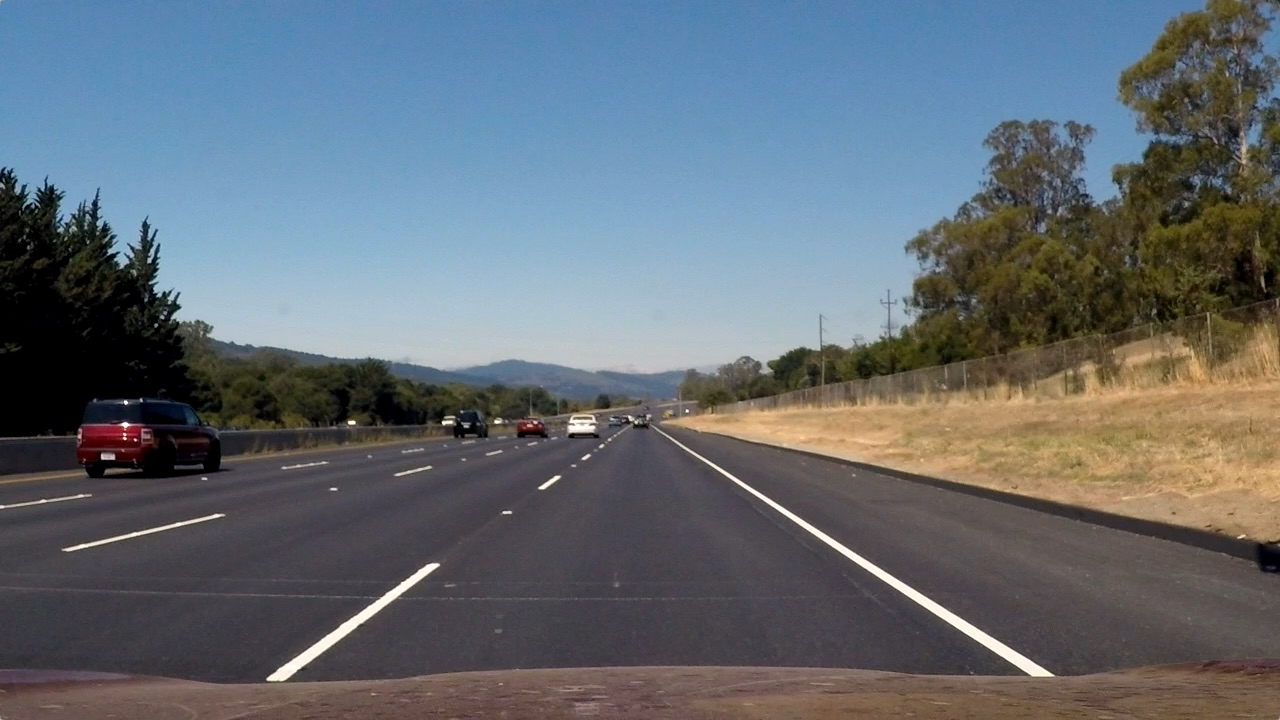
#> input picture lane_detection/road_images/straight_2.jpg, 1280 x 720 px
$ python lane_detection_completed.py
#> lines starting #> are read from the running program, lines starting #| are printed output that depends on the picture; after the words box and inside, x2 and y2 are one past the last pixel; in counts of white or black regions, pixels touching at a corner belong together
import cv2
import numpy as np
import matplotlib.pyplot as plt
from shapely.geometry import Point, Polygon
from tkinter import *

try:
    import cv2
    import numpy as np
    import matplotlib.pyplot as plt

    def make_coordinates(image, line_parameters):
        slope, intercept = line_parameters
        #print(image.shape)
        #set starting point of y from the buttom (width)
        y1 = image.shape[0]
        #set endding point of y as 3/5*width of the image
        y2 = int(y1*(3/5))
        #calculate values of x (x=(y-b)/m)
        x1 = int((y1 - intercept)/slope)
        x2 = int((y2 - intercept)/slope)
        return np.array([x1, y1, x2, y2]) #(x1,y1) is the starting points and (x2,y2) is the endding points

    def average_slope_intercept(image, lines):
        left_fit = [] #contain coordinates of the left line
        right_fit = [] #contain coordinates of the right line
        for line in lines:
            x1, y1, x2, y2 = line.reshape(4)
            parameters = np.polyfit((x1, x2), (y1, y2), 1) #fit polynomial degree 1 = fit points to y = mx+b
            #print(parameters)
            #find m and b of each line
            slope = parameters[0] # m
            intercept = parameters[1] # b
            if slope < 0:
                left_fit.append((slope, intercept))
            else:
                right_fit.append((slope, intercept))
            #print(left_fit)
            #print(right_fit)

        left_fit_average = np.average(left_fit, axis = 0) #average slope(m) and intercept(b) to get only one value for left line
        right_fit_average = np.average(right_fit, axis = 0) #average slope(m) and intercept(b) to get only one value for right line
        #print(left_fit_average, 'left') #left_fit_average contains of m and b for the left line
        #print(right_fit_average, 'right') #right_fit_average contains of m and b for the right line

        #calculate intersection points between two lines
        m1, b1 = left_fit_average
        m2, b2 = right_fit_average
        xVal = int(((b2 - b1) / (m1 - m2)))
        yVal = int((m1 * xVal) + b1)
        print (xVal,'x intersection')
        print (yVal,'y intersection')

        #find (x1,y1) is the starting points and (x2,y2) is the endding points =>left_line
        left_line = make_coordinates(image, left_fit_average) #find coordinates of the left line
        #find (x1,y1) is the starting points and (x2,y2) is the endding points =>right_line
        right_line = make_coordinates(image, right_fit_average) #find coordinates of the right line
        point = Point(xVal, yVal)
        coords = [(570, 445), (570, 295), (660,295), (660, 445)]
        area = Polygon(coords)
        print('INTERSECTION IS ', point)
        print(area)
        point.within(area)
        return np.array([left_line, right_line])

    def canny(image):
        gray = cv2.cvtColor(image, cv2.COLOR_RGB2GRAY)
        blur = cv2.GaussianBlur(gray, (5,5), 0)
        canny = cv2.Canny(blur, 50, 150)
        return canny

    #display lines on image
    def diaplay_lines(image, lines):
        line_image = np.zeros_like(image)
        if lines is not None:
            for x1, y1, x2, y2 in lines:
                #x1,y1 is the starting point of each line
                #x2,y2 is the ending point of each line
                cv2.line(line_image, (x1, y1), (x2, y2), (255, 0, 0), 10)
            #for line in lines:
                #x1, y1, x2, y2 = line.reshape(4)
                #cv2.line(line_image, (x1, y1), (x2, y2), (255, 0, 0), 10)
        return line_image

    def region_of_interest(image):
        height = image.shape[0]
        #polygons = np.array([
        #[(200, height), (1100, height), (550, 250)]
        #])
        polygons = np.array([
        [(200, 650), (1100, 650), (615, 400)]
        ])
        mask = np.zeros_like(image)
        cv2.fillPoly(mask, polygons, 255)
        masked_image = cv2.bitwise_and(image, mask)
        return masked_image

    #image = cv2.imread('test_image.jpg')
    image = cv2.imread('road_images/straight_2.jpg')
#> image is the input picture: shape (720, 1280, 3); mean B, G, R 115.1, 107.7, 99.4
    lane_image = np.copy(image)
    canny_image = canny(lane_image)
#> in canny, `gray = cv2.cvtColor(image, cv2.COLOR_RGB2GRAY)`:
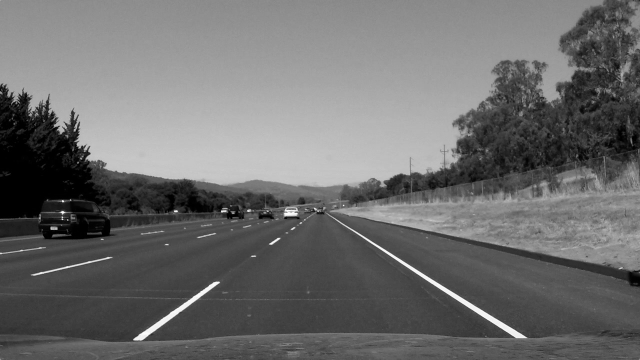
#> gray: shape (720, 1280) (shown at 1/2 size); min 0, max 254, mean 108.9
#> in canny, `canny = cv2.Canny(blur, 50, 150)`:
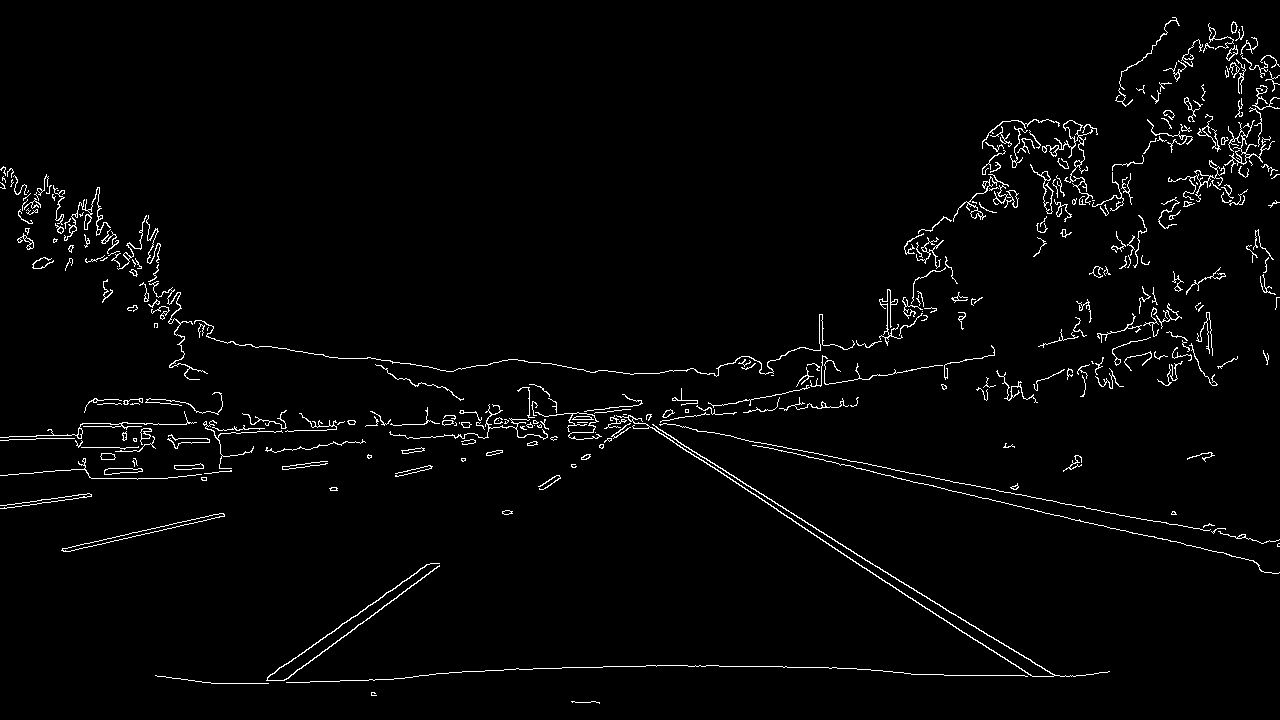
#> canny: shape (720, 1280); 2.3% white in thin lines or dots
    cropped_image = region_of_interest(canny_image)
#> in region_of_interest, `masked_image = cv2.bitwise_and(image, mask)`:
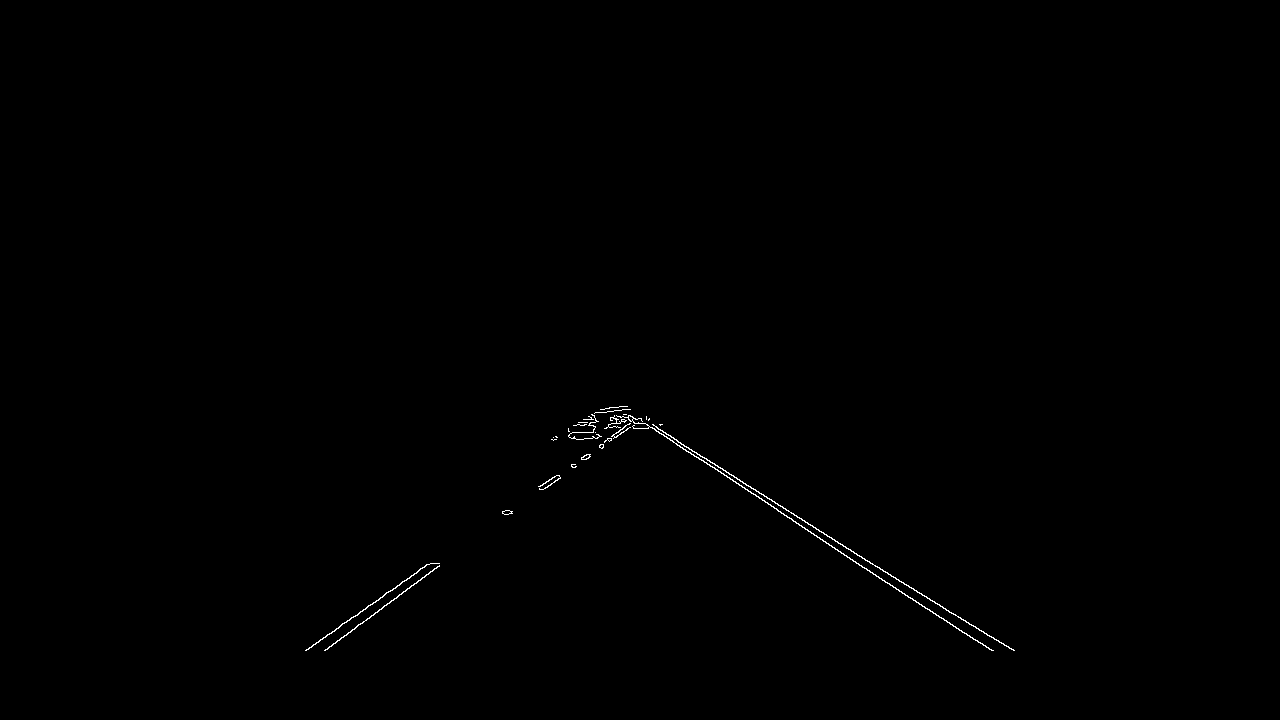
#> masked_image: shape (720, 1280); 0.24% white in thin lines or dots, all inside (x1, y1, x2, y2) = (305, 406, 1015, 651)

    #return values is starting(x1,y1) and ending(x2,y2) points of each line
    #return many lines
    lines = cv2.HoughLinesP(cropped_image, 2, np.pi/180, 100, np.array([]), minLineLength = 40, maxLineGap = 5)
#> lines = [[677, 441, 994, 639], [642, 421, 804, 527], [305, 650, 430, 563], [808, 531, 991, 650], [329, 646, 439, 566], [973, 625, 1014, 650], [903, 582, 1013, 650], [362, 623, 420, 580], [802, 527, 852, 559]]

    averaged_lines = average_slope_intercept(lane_image, lines)
#> the loop in average_slope_intercept, `for line in lines:` made 9 passes
#> (x1, y1, x2, y2, slope, intercept) on passes 1 to 8: (677, 441, 994, 639, 0.625, 18.14), (642, 421, 804, 527, 0.654, 0.926), (305, 650, 430, 563, -0.696, 862.3), (808, 531, 991, 650, 0.65, 5.58), (329, 646, 439, 566, -0.727, 885.3), (973, 625, 1014, 650, 0.61, 31.71), (903, 582, 1013, 650, 0.618, 23.78), (362, 623, 420, 580, -0.741, 891.4)
#> after the loop in average_slope_intercept, `for line in lines:`: left_fit = [(-0.696, 862.3), (-0.727, 885.3), (-0.741, 891.4)]; right_fit = [(0.625, 18.14), (0.654, 0.926), (0.65, 5.58), (0.61, 31.71), (0.618, 23.78), (0.64, 13.72)]
#> in average_slope_intercept, `left_fit_average = np.average(left_fit, axis = 0)`: left_fit_average = [-0.722, 879.6]
#> in average_slope_intercept, `right_fit_average = np.average(right_fit, axis = 0)`: right_fit_average = [0.633, 15.64]
#> in average_slope_intercept, `m1, b1 = left_fit_average`: m1 = -0.722; b1 = 879.6
#> in average_slope_intercept, `m2, b2 = right_fit_average`: m2 = 0.633; b2 = 15.64
#> in average_slope_intercept, `xVal = int(((b2 - b1) / (m1 - m2)))`: xVal = 637
#> in average_slope_intercept, `yVal = int((m1 * xVal) + b1)`: yVal = 420
#| 637 x intersection
#| 420 y intersection
#> in make_coordinates, `slope, intercept = line_parameters`: slope = -0.722; intercept = 879.6
#> in make_coordinates, `x1 = int((y1 - intercept)/slope)`: x1 = 221
#> in make_coordinates, `x2 = int((y2 - intercept)/slope)`: x2 = 620
#> in average_slope_intercept, `left_line = make_coordinates(image, left_fit_average)`: left_line = [221, 720, 620, 432]
#> in average_slope_intercept, `right_line = make_coordinates(image, right_fit_average)`: right_line = [1112, 720, 657, 432]
#| INTERSECTION IS  POINT (637 420)
#> averaged_lines = [[221, 720, 620, 432], [1112, 720, 657, 432]]
    line_image = diaplay_lines(lane_image, averaged_lines)
#> the loop in diaplay_lines, `for x1, y1, x2, y2 in lines:` made 2 passes
    #line_image = diaplay_lines(lane_image, lines)
    combo_image = cv2.addWeighted(lane_image, 0.8, line_image, 1, 1)
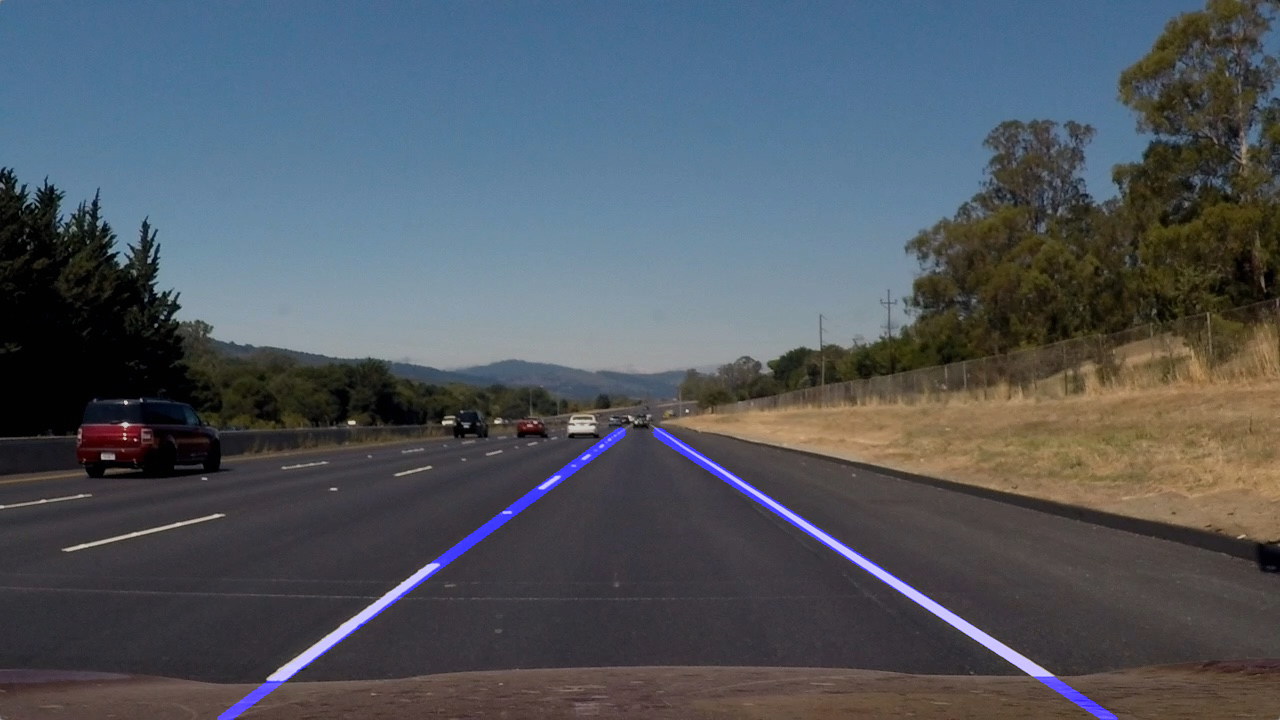
#> combo_image: shape (720, 1280, 3); mean B, G, R 94.8, 87.1, 80.5
    #point_check = check_point(xVal, yVal)
    cv2.imshow("result", combo_image)
    print('STRAIGHT ROAD')
    #plt.imshow(cropped_image)
    cv2.waitKey(0)
    #plt.show()

except TypeError:
    print('CURVED ROAD')

$ run again, with lane_detection/road_images/straight_1.jpg copied over lane_detection/road_images/straight_2.jpg
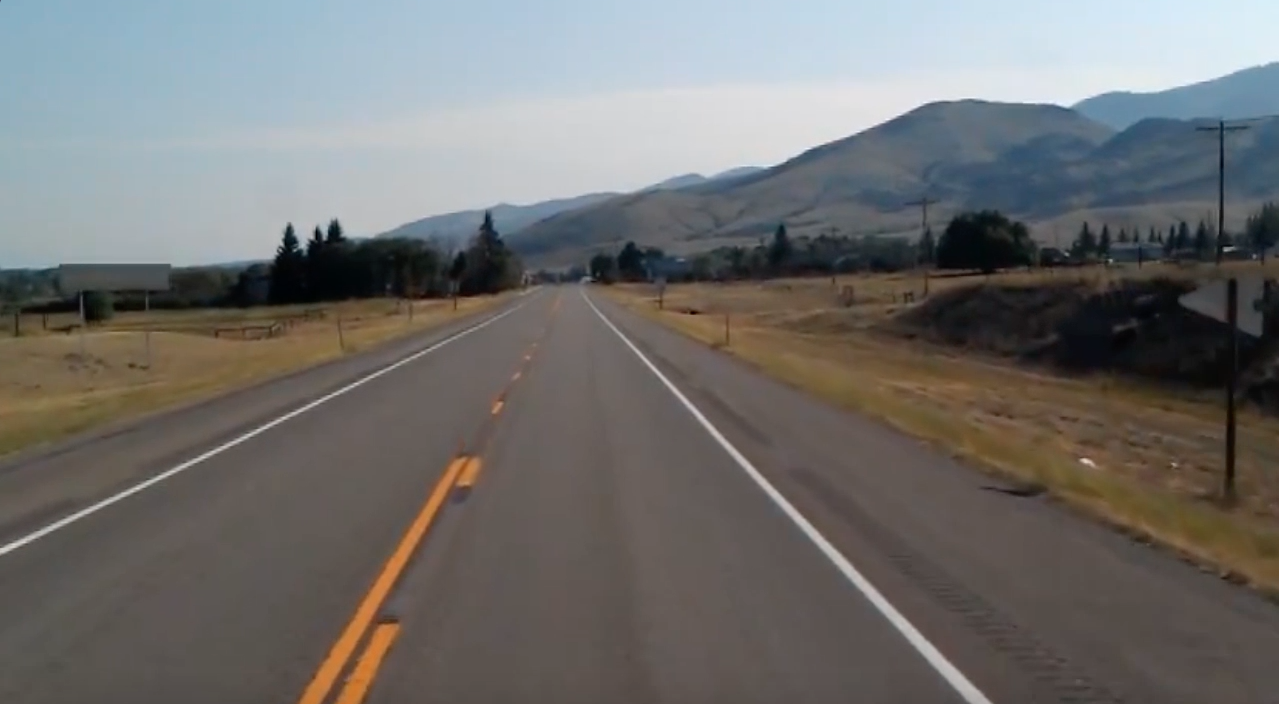
#> input picture lane_detection/road_images/straight_1.jpg, 1279 x 704 px
#> image is the input picture: shape (704, 1279, 3); mean B, G, R 109.7, 111.3, 112.3
#> in canny, `canny = cv2.Canny(blur, 50, 150)`:
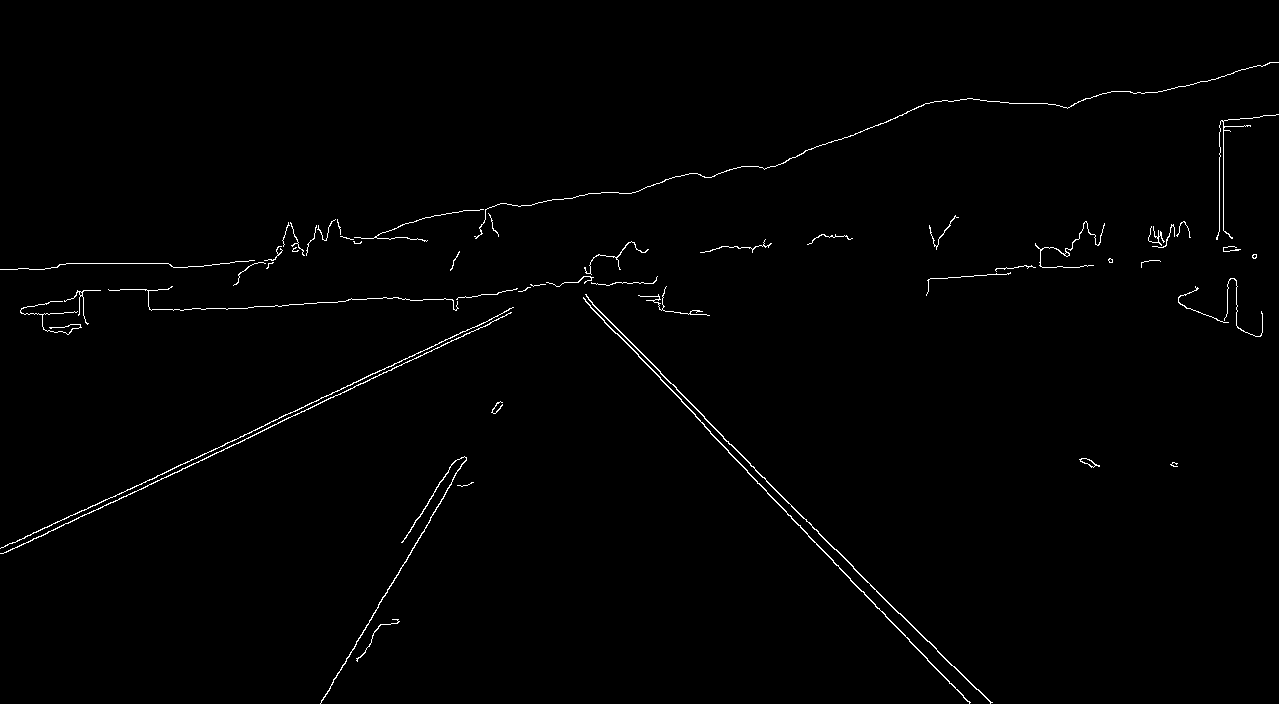
#> canny: shape (704, 1279); 0.91% white in thin lines or dots
#> mask: shape (704, 1279); 12.6% white; 1 white region, box (x1, y1, x2, y2) and area: (200, 400, 1101, 651) 113401
#> masked_image: shape (704, 1279); 0.11% white in thin lines or dots, all inside (x1, y1, x2, y2) = (352, 464, 938, 651)
#> lines = [[853, 568, 898, 613], [740, 464, 807, 533], [761, 475, 927, 641], [352, 649, 437, 507], [787, 514, 918, 650]]
#> the loop in average_slope_intercept, `for line in lines:` made 5 passes
#> (x1, y1, x2, y2, slope, intercept) on passes 1 to 5: (853, 568, 898, 613, 1, -285), (740, 464, 807, 533, 1.03, -298.1), (761, 475, 927, 641, 1, -286), (352, 649, 437, 507, -1.67, 1237), (787, 514, 918, 650, 1.04, -303)
#> after the loop in average_slope_intercept, `for line in lines:`: left_fit = [(-1.67, 1237)]; right_fit = [(1, -285), (1.03, -298.1), (1, -286), (1.04, -303)]
#> left_fit_average = [-1.67, 1237]
#> right_fit_average = [1.02, -293]
#> m1 = -1.67; b1 = 1237
#> m2 = 1.02; b2 = -293
#> xVal = 569
#> yVal = 286
#| 569 x intersection
#| 286 y intersection
#> in make_coordinates, `slope, intercept = line_parameters`: slope = -1.67; intercept = 1237
#> in make_coordinates, `x1 = int((y1 - intercept)/slope)`: x1 = 319
#> in make_coordinates, `x2 = int((y2 - intercept)/slope)`: x2 = 487
#> left_line = [319, 704, 487, 422]
#> right_line = [980, 704, 703, 422]
#| INTERSECTION IS  POINT (569 286)
#> averaged_lines = [[319, 704, 487, 422], [980, 704, 703, 422]]
#> the loop in diaplay_lines, `for x1, y1, x2, y2 in lines:` made 2 passes
#> `combo_image = cv2.addWeighted(lane_image, 0.8, line_image, 1, 1)`:
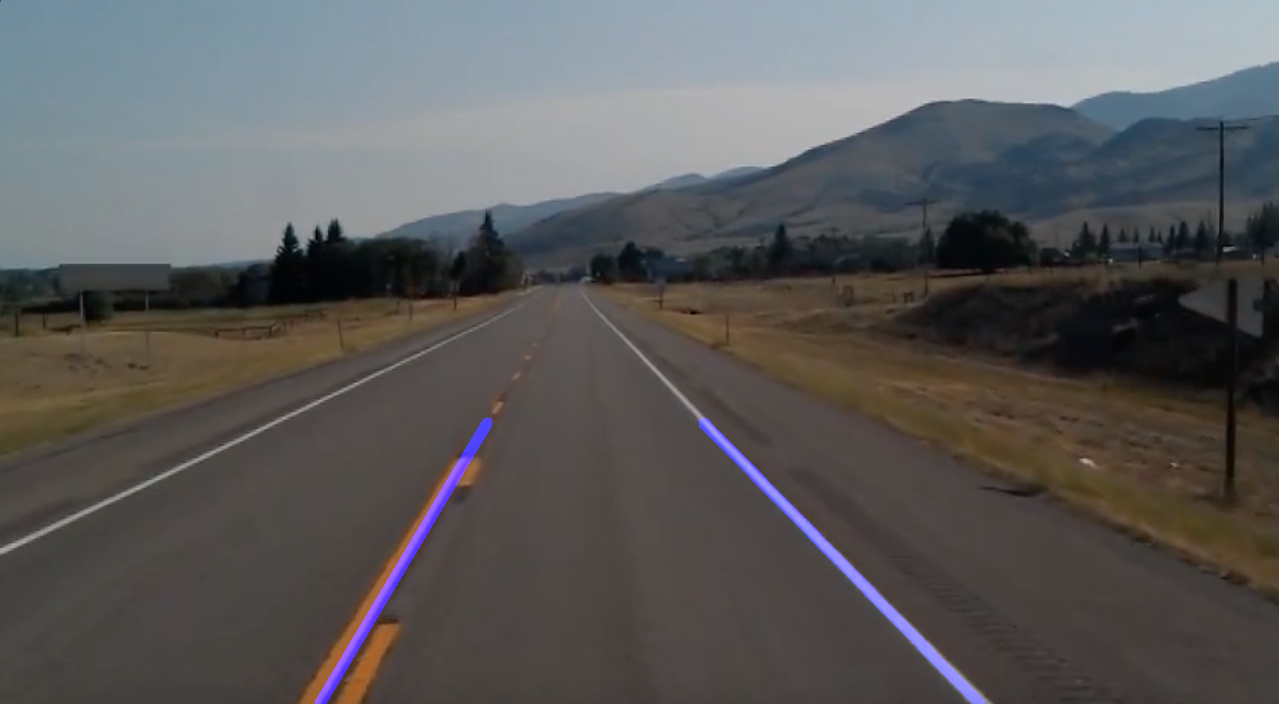
#> combo_image: shape (704, 1279, 3); mean B, G, R 90.2, 90, 90.8
